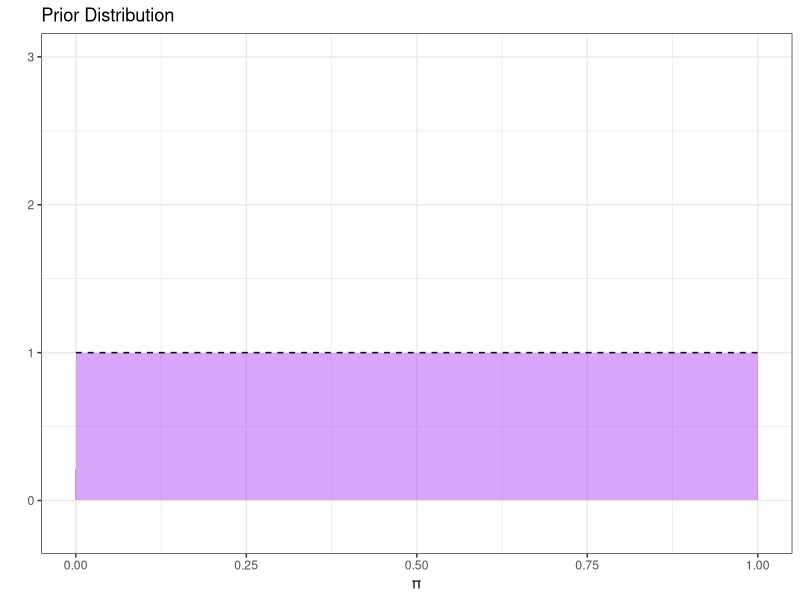
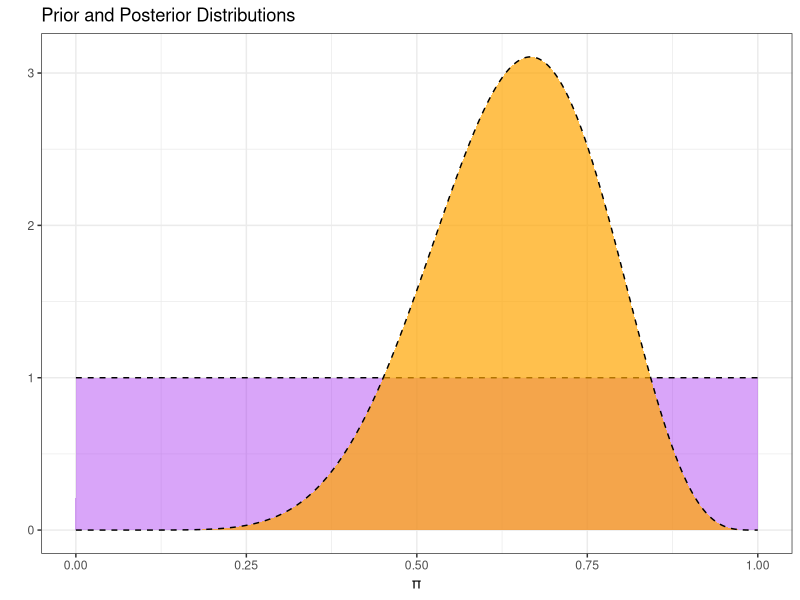

These charts were generated, in order, by the following R code:
## ---- chunk 1
knitr::opts_chunk$set(echo = TRUE)
options(kable_styling_bootstrap_options = c("hover", "striped"))

library(tidyverse)
library(kableExtra)
## ---- chunk 2
alpha <- 1
beta <- 1

my_dists <- tibble(
  pi = seq(0, 1, length.out = 500),
  prob = dbeta(pi, alpha, beta)
)

my_dists %>%
  ggplot() + 
  geom_area(aes(x = pi, y = prob), 
            fill = "purple", alpha = 0.4) + 
  geom_line(aes(x = pi, y = prob),
            linetype = "dashed") + 
  labs(
    title = "Prior Distribution",
    x = "π",
    y = ""
  ) + 
  ylim(c(-0.2, 3)) + 
  theme_bw()
  
## ---- chunk 3
num_frogs <- 12
set.seed(071524)
my_data <- tibble(
  frog_number = 1:num_frogs,
  status = sample(c("positive", "negative"), 
                  size = num_frogs,
                  prob = c(0.7, 0.3), 
                  replace = TRUE)
)

num_pos <- my_data %>%
  filter(status == "positive") %>%
  nrow()
## ---- chunk 4
my_dists <- my_dists %>%
  mutate(post_prob = choose(num_frogs, num_pos)*pi^num_pos*(1 - pi)^(num_frogs - num_pos)) %>%
  mutate(post_prob_normalized = post_prob/(sum(post_prob)*1/500))

my_dists %>%
  ggplot() + 
  geom_area(aes(x = pi, y = prob), 
            fill = "purple", alpha = 0.4) + 
  geom_line(aes(x = pi, y = prob),
            linetype = "dashed") + 
  geom_area(aes(x = pi, y = post_prob_normalized), 
            fill = "orange", alpha = 0.7) + 
  geom_line(aes(x = pi, y = post_prob_normalized),
            linetype = "dashed") +
  labs(
    title = "Prior and Posterior Distributions",
    x = "π",
    y = ""
  ) + 
  theme_bw()
## ---- chunk 5
bounds <- my_dists %>%
  mutate(post_percentile = cumsum(post_prob_normalized*(1/500))) %>%
  mutate(from_lower = abs(post_percentile - 0.025),
         from_upper = abs(post_percentile - 0.975)) %>%
  filter((from_lower == min(from_lower)) | (from_upper == min(from_upper)))

bounds %>% 
  kable() %>%
  kable_styling(bootstrap_options = c("hover", "striped"))
